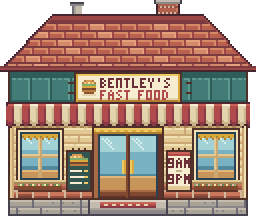
#> input picture ModPackage/BentleyPlayz FastFoodUsefulStuff/Content/source/z_BentleyRestaurantExterior_3.7.2_original.png, 128 x 112 px (shown 2 times larger)
$ python build_exterior.py z_BentleyRestaurantExterior_3.7.2_original.png out.png
#> lines starting #> are read from the running program, lines starting #| are printed output that depends on the picture
#!/usr/bin/env python3
"""
Redraws the Bentley's Fast Food exterior tilesheet (128x112 = 8x7 tiles of 16px).

* Tile grid / tile indices are NOT changed, so ForestRestaurant.tmx, ForestDoorStep.tmx,
  ForestDoorClosed.tmx and every Content Patcher patch keep working untouched.
* Sign (x37-90,y36-50), menu board (x33-45,y74-96) and hours poster (x83-95,y74-96) are
  copied pixel-for-pixel from the ORIGINAL sheet.
* Everything else is redrawn using colours sampled from vanilla Pierre's General Store.
"""
import sys
from PIL import Image

SRC = sys.argv[1]          # original sheet
DST = sys.argv[2]          # output sheet
orig = Image.open(SRC).convert("RGBA")
#> orig is the input picture: PIL image 128x112 RGBA; mean R, G, B, A 126.6, 102, 88.6, 209.4
W, H = orig.size
#> W = 128; H = 112
assert (W, H) == (128, 112)

img = Image.new("RGBA", (W, H), (0, 0, 0, 0))
#> img: PIL image 128x112 RGBA; every value is 0
px = img.load()
op = orig.load()


def C(h):
    h = h.lstrip("#")
    return (int(h[0:2], 16), int(h[2:4], 16), int(h[4:6], 16), 255)


# ---------------------------------------------------------------- palette (vanilla-sampled)
OUT, OUT2 = C("2c201a"), C("470303")
RH, RM, RS, RD, RDD = C("ff9651"), C("dd6f40"), C("c5632e"), C("b04b34"), C("92412b")
FD, FDD = C("782929"), C("582a2d")
WH, WM, WL, WLN = C("ffdba3"), C("f1be94"), C("edaa73"), C("c79053")
TH, TM, TD, TDD = C("954b36"), C("7c3a27"), C("57251a"), C("3b2018")
SH, SM, SD, SDD = C("a99a6c"), C("847354"), C("5f513c"), C("473d31")
GL, GLH, GLD, GLDD = C("94d4e4"), C("dbfdff"), C("69b7d5"), C("538baf")
GOLD, GOLD2, GOLDH = C("ffbd54"), C("ae6823"), C("ffdba3")
AR, ARH, ARS, ARD = C("c8332b"), C("e0574a"), C("992019"), C("550414")
AC, ACH, ACS = C("f6e4b4"), C("fff3d0"), C("d9bd86")
GRN, GRN2 = C("2a5023"), C("4a8a35")
FLR, FLY, FLP = C("ca1210"), C("ffd37a"), C("ff8fa8")


def hs(x, y):
    return ((x * 73856093) ^ (y * 19349663)) & 0xFFFF


def P(x, y, c):
    if 0 <= x < W and 0 <= y < H:
        px[x, y] = c


def R(x0, y0, x1, y1, c):
    for y in range(y0, y1 + 1):
        for x in range(x0, x1 + 1):
            P(x, y, c)


def shade(x0, y0, x1, y1, f):
    for y in range(y0, y1 + 1):
        for x in range(x0, x1 + 1):
            r, g, b, a = px[x, y]
            if a:
                px[x, y] = (int(r * f), int(g * f * 0.98), int(b * f * 0.96), a)


def outline(mask, color, dirs=((-1, 0), (1, 0), (0, -1), (0, 1))):
    out = []
    for (x, y) in mask:
        for dx, dy in dirs:
            if (x + dx, y + dy) not in mask:
                out.append((x, y))
                break
    for x, y in out:
        P(x, y, color)


# ================================================================ WALL (clapboard)
WALL_X0, WALL_X1, WALL_Y0, WALL_Y1 = 4, 123, 37, 102
for y in range(WALL_Y0, WALL_Y1 + 1):
    t = (y - WALL_Y0) % 5
    row = y - WALL_Y0
    for x in range(WALL_X0, WALL_X1 + 1):
        c = WH if t == 0 else (WLN if t == 4 else (WL if t == 3 else WM))
        # staggered butt joints
        if t in (1, 2, 3) and (x + (row // 5) * 17) % 41 == 0:
            c = WLN
        if t in (1, 2) and hs(x, y) % 53 == 0:
            c = WL
        P(x, y, c)

# ================================================================ ROOF
def xl(y):   # outer left silhouette
    return int(round(27 - (y - 6) * 0.88))


def xa(y):   # left arris (hip line)
    return int(round(36 - (y - 6) * 0.78))


roof = set()
# ridge cap
for y in range(5, 9):
    x0 = 27 + (1 if y == 5 else 0)
    for x in range(x0, 127 - x0 + 1):
        roof.add((x, y))
for y in range(9, 33):
    for x in range(xl(y), 127 - xl(y) + 1):
        roof.add((x, y))

# eave lip first (full width, overhang past the walls)
for x in range(0, 128):
    P(x, 33, RH)
    P(x, 34, RM)
    P(x, 35, RDD)
    P(x, 36, OUT2)
P(0, 33, OUT2); P(127, 33, OUT2)
P(0, 34, OUT2); P(127, 34, OUT2)
P(0, 35, OUT2); P(127, 35, OUT2)
for x in range(0, 128):
    if hs(x, 7) % 9 == 0:
        P(x, 34, RS)

# ridge cap
for x in range(27, 101):
    P(x, 6, RH)
    P(x, 7, RM)
    P(x, 8, RDD)
    if hs(x, 3) % 7 == 0:
        P(x, 7, RS)

# courses
for y in range(9, 33):
    c = (y - 9) // 8
    t = (y - 9) % 8
    a_l, a_r = xa(y), 127 - xa(y)
    for x in range(xl(y), 127 - xl(y) + 1):
        if x < a_l:                                   # left hip facet (dark, away from light)
            if t == 0: col = RDD
            elif t >= 6: col = FDD
            else: col = FD
            if (x - xl(y) + c * 5) % 10 == 0 and t < 7: col = FDD
        elif x > a_r:                                 # right hip facet (mid)
            if t == 0: col = RS
            elif t == 6: col = RDD
            elif t == 7: col = C("7c3a27")
            else: col = RD
            if ((127 - xl(y)) - x + c * 5) % 10 == 0 and t < 7: col = RS
            if 1 <= t <= 5 and hs(x, y) % 31 == 0: col = RS
        else:                                         # front face (lit)
            off = (c % 2) * 12 + c * 3
            j = (x - off) % 24
            if t == 0: col = RH
            elif t == 6: col = RS
            elif t == 7: col = RDD
            else: col = RM
            if t < 7:
                if j == 0: col = RD
                elif j == 23 and t < 6: col = RH if t else RH
            if 1 <= t <= 4 and hs(x, y) % 19 == 0: col = RS
            if x == a_l: col = RH if t < 6 else RS
            if x == a_r: col = RDD
        P(x, y, col)
# hip-line crease between facets and front face
for y in range(9, 33):
    P(xa(y) - 1, y, FDD)
    P(127 - xa(y) + 1, y, RDD)

outline(roof, OUT2, dirs=((-1, 0), (1, 0), (0, -1)))
for x in range(xl(32), 127 - xl(32) + 1):
    P(x, 32, OUT2)

# ================================================================ CHIMNEYS (in front of roof)
# stone chimney, right
cx0, cx1 = 80, 91
for y in range(1, 17):
    for x in range(cx0, cx1 + 1):
        col = SM
        if x == cx0: col = SD
        if x == cx1: col = SH
        if (y % 4) == 0: col = SDD
        elif ((x + (y // 4) * 5) % 6) == 0: col = SDD
        elif hs(x, y) % 11 == 0: col = SH
        P(x, y, col)
R(cx0 - 1, 0, cx1 + 1, 3, SM)
R(cx0 - 1, 0, cx1 + 1, 0, SH)
R(cx0, 1, cx1, 2, OUT)              # flue opening
R(cx0 - 1, 3, cx1 + 1, 3, SD)
for y in range(0, 4):
    P(cx0 - 2, y, OUT2); P(cx1 + 2, y, OUT2)
for x in range(cx0 - 2, cx1 + 3):
    P(x, 4, OUT2)
for y in range(4, 17):
    P(cx0 - 1, y, OUT2); P(cx1 + 1, y, OUT2)
for x in range(cx0 - 1, cx1 + 2):
    P(x, 17, FDD)                   # flashing on roof
    P(x, 18, OUT2)
# metal vent pipe, left
for y in range(2, 13):
    for x in range(45, 49):
        P(x, y, C("7b787e") if x in (46, 47) else C("47434f"))
    P(48, y, C("b9bac2"))
R(44, 1, 49, 2, C("7b787e")); R(44, 1, 49, 1, C("b9bac2"))
for y in range(1, 13):
    P(43 if y < 3 else 44, y, OUT2); P(50 if y < 3 else 49, y, OUT2)
R(44, 0, 49, 0, OUT2); R(44, 13, 49, 13, OUT2)

# ================================================================ UPPER WALL: sign + small windows
sign = {(x, y): op[x, y] for y in range(36, 51) for x in range(37, 91)}
#> sign = 810 items
for (x, y), c in sign.items():
    px[x, y] = c
#> this loop made 810 passes
#> (x, y, c) on passes 1 to 3: (37, 36, (79, 48, 41, 255)), (38, 36, (79, 48, 41, 255)), (39, 36, (79, 48, 41, 255))
for x in range(37, 91):
    P(x, 51, OUT)                    # contact line under sign
# iron brackets
for xx in (33, 34, 35, 36):
    P(xx, 41, OUT); P(xx, 47, OUT)
    P(127 - xx, 41, OUT); P(127 - xx, 47, OUT)
    P(xx, 40, WLN if xx > 33 else WM); P(127 - xx, 40, WLN)


def small_window(x0, y0):           # 14 x 11
    R(x0, y0, x0 + 13, y0 + 10, TDD)
    R(x0 + 1, y0 + 1, x0 + 12, y0 + 9, TM)
    R(x0 + 1, y0 + 1, x0 + 12, y0 + 1, TH)
    R(x0 + 12, y0 + 1, x0 + 12, y0 + 9, TH)
    R(x0 + 2, y0 + 2, x0 + 11, y0 + 8, GL)
    R(x0 + 6, y0 + 2, x0 + 7, y0 + 8, TM)
    R(x0 + 2, y0 + 5, x0 + 11, y0 + 5, TM)
    for (ax, ay) in ((x0 + 3, y0 + 3), (x0 + 4, y0 + 4)):
        P(ax, ay, GLH)
    for (ax, ay) in ((x0 + 9, y0 + 3), (x0 + 10, y0 + 4)):
        P(ax, ay, GLH)
    for ax in range(x0 + 2, x0 + 12):
        if ax not in (x0 + 6, x0 + 7):
            P(ax, y0 + 8, GLD)
    R(x0 - 1, y0 + 11, x0 + 14, y0 + 11, WLN)      # sill
    R(x0 - 1, y0 + 11, x0 + 14, y0 + 11, WLN)
    R(x0, y0 + 11, x0 + 13, y0 + 11, WL)


small_window(15, 39)
small_window(99, 39)

# ================================================================ AWNING
awn = set()
for y in range(52, 62):
    for x in range(1, 127):
        awn.add((x, y))
for s in range(0, 21):
    x0 = 1 + s * 6
    for x in range(x0 + 1, x0 + 5):
        awn.add((x, 62))
    for x in range(x0 + 2, x0 + 4):
        awn.add((x, 63))
    awn.discard((x0, 62)); awn.discard((x0 + 5, 62))
for (x, y) in awn:
    s = (x - 1) // 6
    red = (s % 2 == 0)
    xi = (x - 1) % 6
    if y <= 55:                         # sloped top plane (lit)
        col = ARH if red else ACH
        if y == 55: col = AR if red else AC
    else:                               # hanging valance
        col = AR if red else AC
        if xi == 0: col = ARS if red else ACS
        if xi == 5: col = ARH if red else ACH
        if y == 56: col = ARS if red else ACS
        if y >= 61: col = ARS if red else ACS
    P(x, y, col)
outline(awn, ARD, dirs=((-1, 0), (1, 0), (0, 1)))
for x in range(0, 128):
    P(x, 51, ARD)
for x in range(2, 126):
    if (x, 51) in sign:
        pass
for x in range(37, 91):
    P(x, 51, OUT)

# ================================================================ POSTS
def post(x0):
#> called with x0 = 4
    for y in range(37, 103):
        for i, col in enumerate((TD, TM, TM, TH, TD)):
            c = col
            if i in (1, 2) and hs(x0 + i, y) % 13 == 0:
                c = TD
            P(x0 + i, y, c)
    for i in range(5):
        P(x0 + i, 37, TDD)


post(4)
post(119)

# shadow cast by the awning, then by the eave
shade(9, 64, 118, 64, 0.62)
shade(9, 65, 118, 65, 0.74)
shade(9, 66, 118, 66, 0.86)
shade(9, 67, 118, 67, 0.94)
for yy, f in ((37, 0.60), (38, 0.72), (39, 0.86)):
    shade(4, yy, 36, yy, f)
    shade(91, yy, 123, yy, f)
# the hours/menu posters hang over the shadow, redrawn later

# ================================================================ GROUND-FLOOR WINDOWS
def big_window(x0):                 # 22 wide x 23 tall (outer), y 69..91
    y0 = 69
    R(x0, y0, x0 + 21, y0 + 19, TDD)                       # outline
    R(x0 + 1, y0 + 1, x0 + 20, y0 + 18, TM)                # frame
    R(x0 + 1, y0 + 1, x0 + 20, y0 + 2, TH)                 # lit lintel
    R(x0 + 19, y0 + 1, x0 + 20, y0 + 18, TH)               # lit right jamb
    R(x0 + 1, y0 + 1, x0 + 2, y0 + 18, TD)                 # shaded left jamb
    R(x0 + 3, y0 + 3, x0 + 18, y0 + 18, GL)                # glass 16x16
    # interior scene: curtain valance, horizon, counter
    R(x0 + 3, y0 + 3, x0 + 18, y0 + 3, GOLD)
    for k in range(0, 16):
        P(x0 + 3 + k, y0 + 4, GOLD if k % 2 == 0 else GOLD2)
    R(x0 + 3, y0 + 9, x0 + 18, y0 + 13, GLD)
    R(x0 + 3, y0 + 14, x0 + 18, y0 + 18, WLN)
    R(x0 + 3, y0 + 14, x0 + 18, y0 + 14, WL)
    R(x0 + 3, y0 + 18, x0 + 18, y0 + 18, TM)
    # mullions
    R(x0 + 10, y0 + 3, x0 + 11, y0 + 18, TM)
    R(x0 + 10, y0 + 3, x0 + 10, y0 + 18, TD)
    R(x0 + 3, y0 + 10, x0 + 18, y0 + 10, TM)
    # glass glints
    for (gx, gy) in ((x0 + 5, y0 + 6), (x0 + 6, y0 + 7), (x0 + 7, y0 + 8),
                     (x0 + 13, y0 + 6), (x0 + 14, y0 + 7), (x0 + 15, y0 + 8)):
        P(gx, gy, GLH)
    # sill
    R(x0 - 1, y0 + 19, x0 + 22, y0 + 19, WL)
    R(x0 - 1, y0 + 20, x0 + 22, y0 + 21, WLN)
    R(x0 - 1, y0 + 21, x0 + 22, y0 + 21, TH)
    R(x0, y0 + 22, x0 + 21, y0 + 22, C("a5644b"))
    # window box with flowers
    R(x0 + 1, y0 + 23, x0 + 20, y0 + 30, TM)
    R(x0 + 1, y0 + 23, x0 + 20, y0 + 23, TH)
    R(x0 + 1, y0 + 30, x0 + 20, y0 + 30, TD)
    for k in range(x0 + 4, x0 + 20, 5):
        R(k, y0 + 24, k, y0 + 29, TD)
    for k in range(x0 + 1, x0 + 21):
        P(k, y0 + 22, GRN)
        if hs(k, 5) % 3:
            P(k, y0 + 21, GRN2)
    for k, c in zip(range(x0 + 2, x0 + 21, 3), (FLR, FLY, FLP, FLR, FLY, FLP, FLR)):
        P(k, y0 + 21, c)
        P(k, y0 + 22, GRN2)
    R(x0, y0 + 31, x0 + 21, y0 + 31, WLN)  # box shadow on wall


# the window boxes end at y 100, plinth begins at 103
big_window(10)
big_window(96)

# ================================================================ POSTERS (copied from original, pixel-exact)
for (x0, x1) in ((33, 45), (83, 95)):
    for y in range(74, 97):
        for x in range(x0, x1 + 1):
            px[x, y] = op[x, y]
    for x in range(x0 + 1, x1 + 2):   # soft shadow on the wall
        P(x, 97, WLN)
    P(x1 + 1, 75, WLN)
    for y in range(76, 97):
        P(x1 + 1, y, WL)

# ================================================================ DOOR
# lintel with golden transom bar
R(46, 64, 81, 68, OUT)
R(47, 65, 80, 65, GOLDH)
R(47, 66, 80, 66, GOLD)
R(47, 67, 80, 67, GOLD2)
# jambs
for y in range(69, 103):
    for i, col in enumerate((TDD, TM, TD)):
        P(46 + i, y, col)
    for i, col in enumerate((TD, TH, TDD)):
        P(79 + i, y, col)
# glass leaves
for (lx0, lx1) in ((49, 62), (65, 78)):
    for y in range(69, 102):
        for x in range(lx0, lx1 + 1):
            if y == 69 or x in (lx0, lx1):
                c = TM
            elif y < 80:
                c = GL
            elif y < 86:
                c = GLD
            elif y < 92:
                c = WLN
            else:
                c = C("a5644b")
            P(x, y, c)
    for x in range(lx0 + 1, lx1):
        P(x, 86, WL)
        P(x, 92, TM)
        P(x, 101, TD)
    # kick-panel inset
    R(lx0 + 2, 94, lx1 - 2, 99, TH)
    R(lx0 + 2, 94, lx1 - 2, 94, C("a5644b"))
    R(lx0 + 2, 99, lx1 - 2, 99, TD)
    R(lx0 + 2, 94, lx0 + 2, 99, TD)
# glass reflections
for k in range(5):
    P(52 + k, 71 + k, GLH); P(53 + k, 71 + k, GLH)
    P(68 + k, 71 + k, GLH); P(69 + k, 71 + k, GLH)
# centre mullion
R(63, 69, 64, 101, TD)
P(64, 70, TM)
for y in range(70, 102):
    P(63, y, TM)
# handles
for hx in (60, 66):
    R(hx, 79, hx + 1, 86, GOLD)
    R(hx + 1, 79, hx + 1, 86, GOLD2)
    P(hx, 79, GOLDH)
# threshold
R(46, 102, 81, 102, TDD)

# ================================================================ FOUNDATION + STEP
for y in range(103, 112):
    t = y - 103
    for x in range(3, 125):
        if t == 0:
            c = SH
        elif t == 8:
            c = OUT
        else:
            course = 0 if t <= 4 else 1
            lt = (t - 1) if course == 0 else (t - 5)
            off = 0 if course == 0 else 7
            jx = (x + off) % 14
            c = SM
            if lt == 0: c = SH
            if lt == 3 or t == 7: c = SD
            if jx == 0: c = SDD
            if lt in (1, 2) and hs(x, y) % 17 == 0: c = SD
        P(x, y, c)
    P(3, y, OUT if t else OUT)
    P(124, y, OUT)
# door step slab (walkable tiles are x48-79) in lighter flagstone with red mat
R(46, 103, 81, 111, SH)
R(46, 103, 81, 103, C("c9bb8a"))
for x in range(46, 82):
    if (x - 46) % 12 == 5:
        R(x, 104, x, 110, SM)
R(46, 111, 81, 111, OUT)
R(46, 110, 81, 110, SM)
R(46, 103, 46, 111, OUT); R(81, 103, 81, 111, OUT)
R(51, 105, 76, 109, ARD)
R(52, 106, 75, 108, AR)
R(52, 106, 75, 106, ARH)
for x in range(54, 75, 4):
    P(x, 107, ACH); P(x + 1, 107, ACH)
R(52, 108, 75, 108, ARS)

# ================================================================ SAFETY: unused tiles stay empty
for (x0, y0) in ((0, 0), (112, 0)):
    for y in range(y0, y0 + 16):
        for x in range(x0, x0 + 16):
            px[x, y] = (0, 0, 0, 0)

img.save(DST, optimize=True)
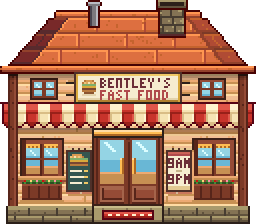
#> saved as out.png: PIL image 128x112 RGBA (shown 2 times larger); mean R, G, B, A 142.2, 96.5, 72.3, 220.6; transparent parts drawn white
print("wrote", DST)
